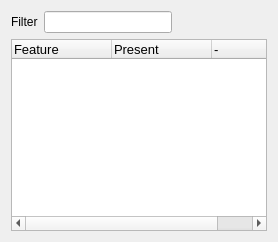
        <widget class="QWidget" name="tab_9">
         <attribute name="title">
          <string>Features</string>
         </attribute>
         <layout class="QVBoxLayout" name="verticalLayout_25">
          <item>
           <layout class="QVBoxLayout" name="verticalLayout_24">
            <item>
             <layout class="QHBoxLayout" name="horizontalLayout_4">
              <item>
               <widget class="QLabel" name="label_6">
                <property name="text">
                 <string>Filter</string>
                </property>
               </widget>
              </item>
              <item>
               <widget class="QLineEdit" name="featuresFilter">
                <property name="minimumSize">
                 <size>
                  <width>128</width>
                  <height>0</height>
                 </size>
                </property>
               </widget>
              </item>
              <item>
               <spacer name="horizontalSpacer_5">
                <property name="orientation">
                 <enum>Qt::Horizontal</enum>
                </property>
                <property name="sizeHint" stdset="0">
                 <size>
                  <width>40</width>
                  <height>20</height>
                 </size>
                </property>
               </spacer>
              </item>
             </layout>
            </item>
            <item>
             <layout class="QVBoxLayout" name="verticalLayout_23">
              <item>
               <widget class="QTreeWidget" name="featuresWidget">
                <property name="font">
                 <font>
                  <pointsize>10</pointsize>
                 </font>
                </property>
                <property name="alternatingRowColors">
                 <bool>true</bool>
                </property>
                <attribute name="headerStretchLastSection">
                 <bool>true</bool>
                </attribute>
                <column>
                 <property name="text">
                  <string>Feature</string>
                 </property>
                </column>
                <column>
                 <property name="text">
                  <string>Present</string>
                 </property>
                </column>
                <column>
                 <property name="text">
                  <string>-</string>
                 </property>
                 <property name="background">
                  <color alpha="0">
                   <red>0</red>
                   <green>0</green>
                   <blue>0</blue>
                  </color>
                 </property>
                 <property name="foreground">
                  <brush brushstyle="NoBrush">
                   <color alpha="0">
                    <red>0</red>
                    <green>0</green>
                    <blue>0</blue>
                   </color>
                  </brush>
                 </property>
                </column>
               </widget>
              </item>
             </layout>
            </item>
           </layout>
          </item>
         </layout>
        </widget>
